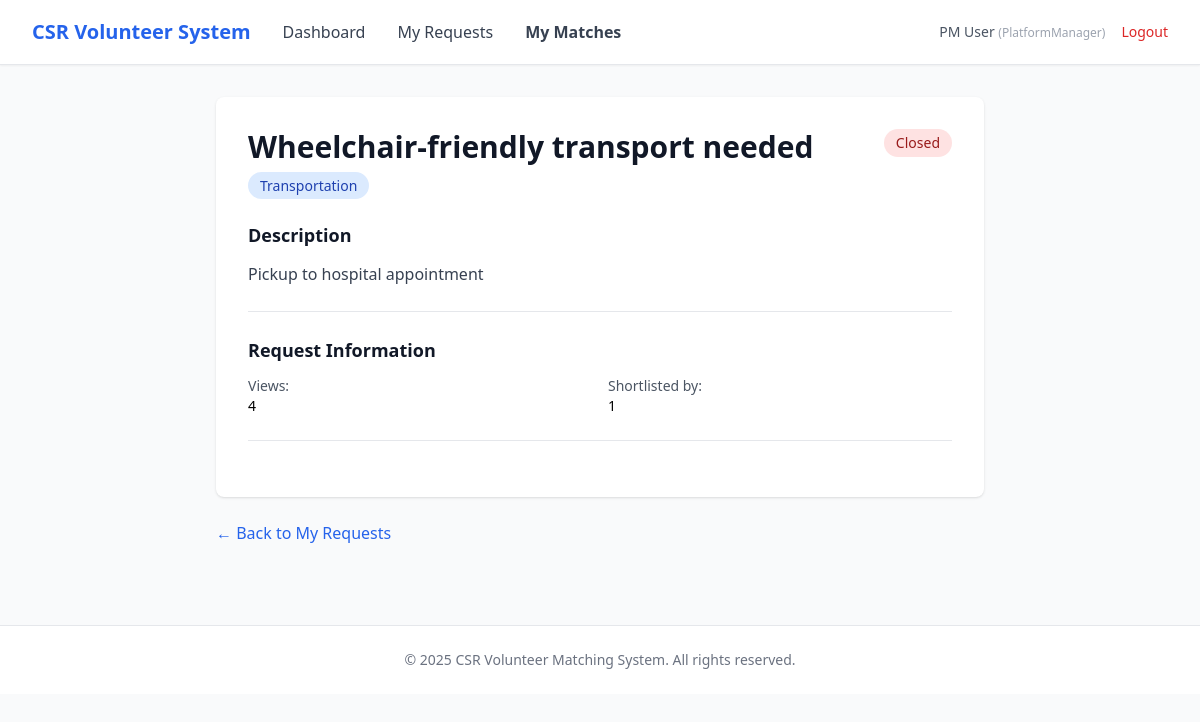
Page /pin/requests/1 (signed in) on the committed database.
### app/entity/user_account.py (models this page shows, shortened)
class UserAccount(UserMixin, db.Model):
    __tablename__ = "user_accounts"
    userID = db.Column(db.Integer, primary_key=True, autoincrement=True)  # explicit auto increment
    name = db.Column(db.String(100), nullable=False)
    email = db.Column(db.String(120), nullable=False, unique=True, index=True)
    _password = db.Column("password", db.String(255), nullable=False)
    age = db.Column(db.Integer)
    phoneNumber = db.Column(db.String(20))
    isActive = db.Column(db.Boolean, default=True)
    profileID = db.Column(db.Integer, db.ForeignKey("user_profiles.profileID"), nullable=False)
    profile = db.relationship("UserProfile", back_populates="users", lazy=True)
    @property
    def password(self):
        raise AttributeError("Password is write-only.")
    @password.setter
    def password(self, raw):
        self._password = generate_password_hash(raw)

### app/entity/user_profile.py (models this page shows)
class UserProfile(db.Model):
    __tablename__ = "user_profiles"
    profileID   = db.Column(db.Integer, primary_key=True, autoincrement=True)  # explicit auto increment
    profileName = db.Column(db.String(50), nullable=False, unique=True)
    description = db.Column(db.String(255))
    isActive    = db.Column(db.Boolean, default=True)
    users = db.relationship("UserAccount", back_populates="profile", lazy=True)

### app/entity/request.py (models this page shows)
class Request(db.Model):
    __tablename__ = "requests"
    requestID = db.Column(db.Integer, primary_key=True)
    pinID = db.Column(db.Integer, db.ForeignKey("user_accounts.userID"), nullable=False)
    csrRepID = db.Column(db.Integer, db.ForeignKey("user_accounts.userID"))
    categoryID = db.Column(db.Integer, db.ForeignKey("categories.categoryID"), nullable=False)
    title = db.Column(db.String(150), nullable=False)
    description = db.Column(db.Text)
    status = db.Column(db.String(30), default="open")
    viewCount = db.Column(db.Integer, default=0)
    shortlistCount = db.Column(db.Integer, default=0)
    createdAt = db.Column(db.DateTime, default=db.func.now(), nullable=False)
    closedAt  = db.Column(db.DateTime)
    category = db.relationship("Category", back_populates="requests", lazy=True)
    person_in_need = db.relationship(
        "UserAccount",
        foreign_keys=[pinID],
        backref=db.backref("requests_made", lazy=True),
        lazy=True
    )
    csr_representative = db.relationship(
        "UserAccount",
        foreign_keys=[csrRepID],
        backref=db.backref("requests_supported", lazy=True),
        lazy=True
    )
    shortlists = db.relationship(
        "Shortlist",
        cascade="all, delete-orphan",
        passive_deletes=True
    )
    match_records = db.relationship(
        "MatchRecord",
        cascade="all, delete-orphan",
        passive_deletes=True
    )

### app/entity/category.py (models this page shows)
class Category(db.Model):
    __tablename__ = "categories"
    categoryID   = db.Column(db.Integer, primary_key=True)
    categoryName = db.Column(db.String(100), nullable=False, unique=True)
    description  = db.Column(db.String(255))
    isActive     = db.Column(db.Boolean, default=True)
    requests = db.relationship("Request", back_populates="category", lazy=True)

### app/boundary/routes.py (the view)
@boundary_bp.route("/pin/requests/<int:request_id>")
@login_required
def pin_view_request(request_id):
    from app.control.pin_viewRequest_controller import PinViewRequestController
    try:
        req = PinViewRequestController().viewRequestDetails(request_id)
    except Exception as e:
        flash(str(e), "danger")
        return redirect(url_for("boundary.pin_requests"))
    return render_template("pin/view_request.html", request=req)

### app/control/pin_viewRequest_controller.py (called while the page is built)
    def viewRequestDetails(self, requestID:int):
        req = Request.query.get(requestID)
        if not req:
            raise ValueError("Request not found.")
        return req

### app/entity/user_account.py (called while the page is built)
@login_manager.user_loader
def load_user(user_id):
    return UserAccount.query.get(int(user_id))

### app/templates/pin/view_request.html (shortened to what this page needs)
{% extends "base.html" %}
{% block nav_links %}
<a href="{{ url_for('boundary.pin_dashboard') }}" class="text-gray-700 hover:text-primary">Dashboard</a>
<a href="{{ url_for('boundary.pin_requests') }}" class="text-gray-700 hover:text-primary">My Requests</a>
<a href="{{ url_for('boundary.pin_match_records') }}" class="text-gray-700 hover:text-primary font-semibold">My Matches</a>
{% endblock %}
{% block content %}
<div class="max-w-3xl mx-auto">
    <div class="bg-white rounded-lg shadow p-8">
        <div class="flex justify-between items-start mb-6">
            <div>
                <h1 class="text-3xl font-bold text-gray-900 mb-2">{{ request.title }}</h1>
                <span class="px-3 py-1 text-sm font-medium rounded-full bg-blue-100 text-blue-800">
                    {{ request.category.categoryName }}
                </span>
            </div>
            {% set normalized = request.status|lower %}
            {% if normalized == 'draft' %}
            <span class="px-3 py-1 text-sm font-medium rounded-full bg-gray-100 text-gray-800">Draft</span>
            {% elif normalized == 'open' %}
            <span class="px-3 py-1 text-sm font-medium rounded-full bg-green-100 text-green-800">Open</span>
            {% elif normalized == 'matched' %}
            <span class="px-3 py-1 text-sm font-medium rounded-full bg-yellow-100 text-yellow-800">Matched</span>
            {% elif normalized == 'completed' %}
            <span class="px-3 py-1 text-sm font-medium rounded-full bg-purple-100 text-purple-800">Completed</span>
            {% else %}
            <span class="px-3 py-1 text-sm font-medium rounded-full bg-red-100 text-red-800">Closed</span>
            {% endif %}
        </div>
        <div class="mb-6 pb-6 border-b border-gray-200">
            <h2 class="text-lg font-bold text-gray-900 mb-3">Description</h2>
            <p class="text-gray-700 leading-relaxed whitespace-pre-line">{{ request.description }}</p>
        </div>
        <div class="mb-6 pb-6 border-b border-gray-200">
            <h2 class="text-lg font-bold text-gray-900 mb-3">Request Information</h2>
            <div class="grid grid-cols-2 gap-4 text-sm">
                <div>
                    <p class="text-gray-600">Views:</p>
                    <p class="font-medium">{{ request.viewCount }}</p>
                </div>
                <div>
                    <p class="text-gray-600">Shortlisted by:</p>
                    <p class="font-medium">{{ request.shortlistCount }}</p>
                </div>
            </div>
        </div>
    </div>
    <div class="mt-6">
        <a href="{{ url_for('boundary.pin_requests') }}" class="text-primary hover:text-blue-700">
            ← Back to My Requests
        </a>
    </div>
</div>
{% endblock %}

### app/templates/base.html (shortened to what this page needs)
<!DOCTYPE html>
<html lang="en">
<head>
    <script src="https://cdn.tailwindcss.com"></script>
</head>
<body class="bg-gray-50 min-h-screen">
    {% if current_user.is_authenticated %}
    <nav class="bg-white shadow-sm border-b border-gray-200">
        <div class="max-w-7xl mx-auto px-4 sm:px-6 lg:px-8">
            <div class="flex justify-between items-center h-16">
                <div class="flex items-center gap-8">
                    <a href="{{ url_for('boundary.login') }}" class="text-xl font-bold text-primary">
                        CSR Volunteer System
                    </a>
                    {% block nav_links %}{% endblock %}
                </div>
                <div class="flex items-center gap-4">
                    <span class="text-sm text-gray-600">
                        {{ current_user.name }}
                        <span class="text-xs text-gray-400">({{ current_user.profile.profileName }})</span>
                    </span>
                    <a href="{{ url_for('boundary.logout') }}" class="text-sm text-red-600 hover:text-red-700">
                        Logout
                    </a>
                </div>
            </div>
        </div>
    </nav>
    {% endif %}
    <main class="max-w-7xl mx-auto px-4 sm:px-6 lg:px-8 py-8">
        {% block content %}{% endblock %}
    </main>
    <footer class="bg-white border-t border-gray-200 mt-12">
        <div class="max-w-7xl mx-auto px-4 sm:px-6 lg:px-8 py-6">
            <p class="text-center text-sm text-gray-500">
                &copy; 2025 CSR Volunteer Matching System. All rights reserved.
            </p>
        </div>
    </footer>
</body>
</html>

### rows in the picture
UserAccount: name "PM User"
UserProfile: profile.profileName "PlatformManager"
Request: title "Wheelchair-friendly transport needed", description "Pickup to hospital appointment", viewCount "4", shortlistCount "1"
Category: category.categoryName "Transportation"
